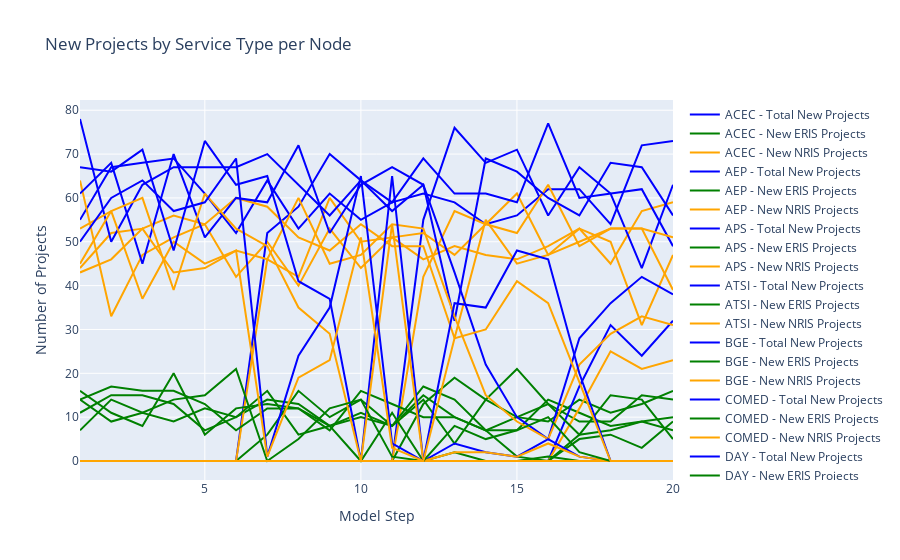
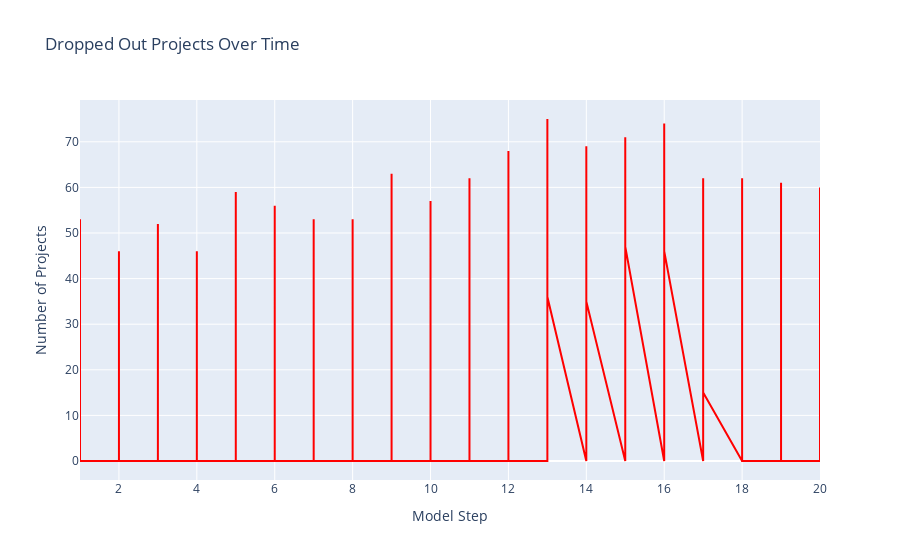
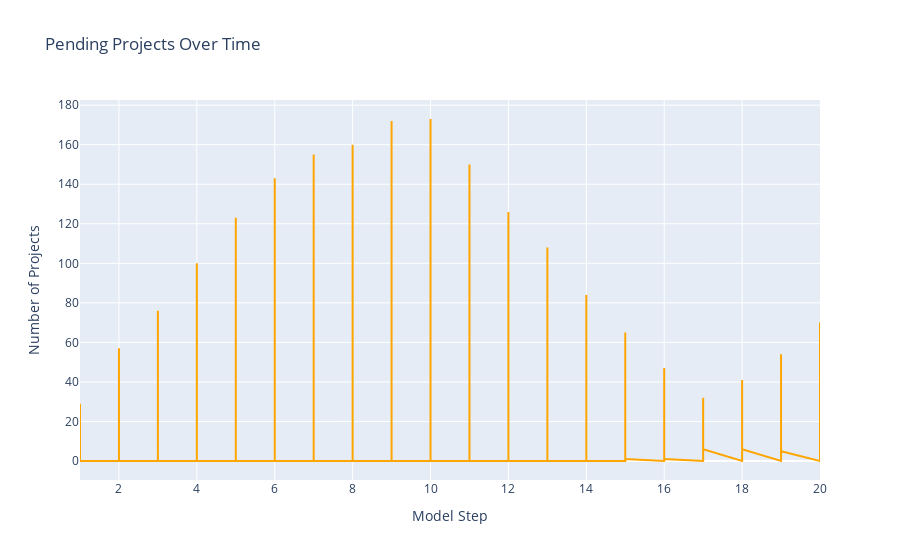
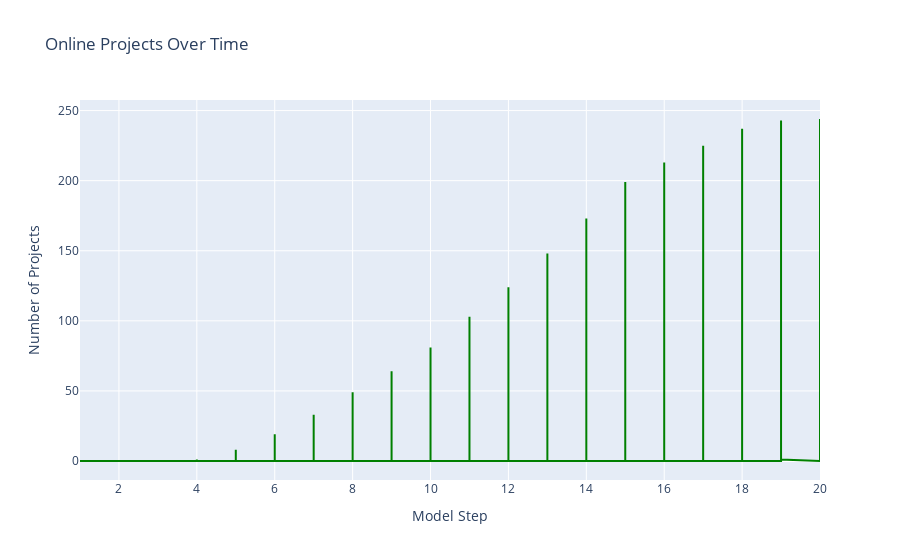

Notebook code cell kept with these figures, in order:
### Code cell
import pandas as pd
import plotly.graph_objects as go

# Load the CSV
df = pd.read_csv("node_round_summary.csv")

# Node mapping: numeric ID → actual name
node_map = {
    1: "ACEC", 2: "AEP", 3: "APS", 4: "ATSI", 5: "BGE",
    6: "COMED", 7: "DAY", 8: "DUKE", 9: "DOM", 10: "DPL",
    11: "DUQ", 12: "EKPC", 13: "JCPLC", 14: "MEC", 15: "OVEC",
    16: "PECO", 17: "PE", 18: "PEPCO", 19: "PSEG", 20: "REC"
}
node_colors = {
    "ACEC": "#1f77b4", "AEP": "#ff7f0e", "APS": "#2ca02c", "ATSI": "#000000", "BGE": "#9467bd",
    "COMED": "#8c564b", "DAY": "#e377c2", "DUKE": "#7f7f7f", "DOM": "#d62728", "DPL": "#17becf",
    "DUQ": "#aec7e8", "EKPC": "#ffbb78", "JCPLC": "#98df8a", "MEC": "#ff9896", "OVEC": "#c5b0d5",
    "PECO": "#c49c94", "PE": "#f7b6d2", "PEPCO": "#c7c7c7", "PSEG": "#dbdb8d", "REC": "#9edae5"
}


# Create a new column in your dataframe for names
df['node_name'] = df['node_id'].map(node_map)

# --- Projects by Service Type ---
fig_projects = go.Figure()
for node in df['node_name'].unique():
    node_df = df[df['node_name'] == node]
    
    fig_projects.add_trace(go.Scatter(
        x=node_df['model_step'],
        y=node_df['num_projects'],
        mode='lines',  # lines only
        name=f"{node} - Total New Projects",
        line=dict(color='blue')
    ))
    fig_projects.add_trace(go.Scatter(
        x=node_df['model_step'],
        y=node_df['new_eris_count'],
        mode='lines',
        name=f"{node} - New ERIS Projects",
        line=dict(color='green')
    ))
    fig_projects.add_trace(go.Scatter(
        x=node_df['model_step'],
        y=node_df['new_nris_count'],
        mode='lines',
        name=f"{node} - New NRIS Projects",
        line=dict(color='orange')
    ))

fig_projects.update_layout(
    title="New Projects by Service Type per Node",
    xaxis_title="Model Step",
    yaxis_title="Number of Projects"
)
fig_projects.show()

# -------------------------------
# Dropped Out Projects Over Time
fig_dropped = go.Figure()
fig_dropped.add_trace(go.Scatter(
    x=df['model_step'],
    y=df['new_dropped_out'],
    mode='lines',
    name='Dropped Out',
    line=dict(color='red')
))
fig_dropped.update_layout(
    title="Dropped Out Projects Over Time",
    xaxis_title="Model Step",
    yaxis_title="Number of Projects"
)
fig_dropped.show()

# -------------------------------
# Pending Projects Over Time
fig_pending = go.Figure()
fig_pending.add_trace(go.Scatter(
    x=df['model_step'],
    y=df['total_pending_count'],
    mode='lines',
    name='Pending',
    line=dict(color='orange')
))
fig_pending.update_layout(
    title="Pending Projects Over Time",
    xaxis_title="Model Step",
    yaxis_title="Number of Projects"
)
fig_pending.show()

# -------------------------------
# Online Projects Over Time
fig_online = go.Figure()
fig_online.add_trace(go.Scatter(
    x=df['model_step'],
    y=df['total_online_count'],
    mode='lines',
    name='Online',
    line=dict(color='green')
))
fig_online.update_layout(
    title="Online Projects Over Time",
    xaxis_title="Model Step",
    yaxis_title="Number of Projects"
)
fig_online.show()

# -------------------------------
# Available Capacity per Node
fig_available_capacity = go.Figure()
for node in df['node_name'].unique():
    node_df = df[df['node_name'] == node]
    fig_available_capacity.add_trace(go.Scatter(
        x=node_df['model_step'],
        y=node_df['available_capacity'],
        mode='lines',
        name=f"{node} - Available Capacity"
    ))
fig_available_capacity.update_layout(
    title="Available Capacity per Node",
    xaxis_title="Model Step",
    yaxis_title="MW"
)
fig_available_capacity.show()



# Example: Installed Capacity per Node, sorted by last value
# Get last value for each node
last_values = {}
for node in df['node_name'].unique():
    node_df = df[df['node_name'] == node]
    last_values[node] = node_df['installed_capacity'].iloc[-1]

# Sort nodes descending by last value
sorted_nodes = sorted(last_values, key=last_values.get, reverse=True)

# Create figure
fig_capacity = go.Figure()
for node in sorted_nodes:
    node_df = df[df['node_name'] == node]
    fig_capacity.add_trace(go.Scatter(
        x=node_df['model_step'],
        y=node_df['installed_capacity'],
        mode='lines',
        name=node,
        line=dict(color=node_colors[node], width=3)
    ))

fig_capacity.update_layout(
    title="Installed Capacity per Node",
    plot_bgcolor='white',
    paper_bgcolor='white',
    xaxis_title="Model Step",
    yaxis_title="MW"
)

fig_capacity.show()

# -------------------------------
# Congestion Indicator
fig_congestion = go.Figure()
for node in df['node_name'].unique():
    node_df = df[df['node_name'] == node]
    fig_congestion.add_trace(go.Scatter(
        x=node_df['model_step'],
        y=node_df['congestion_indicator'],
        mode='lines',
        name=f"{node} - Congestion"
    ))
fig_congestion.update_layout(
    title="Node Congestion Indicator Over Time",
    xaxis_title="Model Step",
    yaxis_title="Congestion Indicator"
)
fig_congestion.show()

# -------------------------------
# Average Assigned Costs
cost_cols = [
    "avg_cost_eris_dropped_out", "avg_cost_nris_dropped_out",
    "avg_cost_eris_pending", "avg_cost_nris_pending",
    "avg_cost_eris_online", "avg_cost_nris_online"
]
fig_costs = go.Figure()
for node in df['node_name'].unique():
    node_df = df[df['node_name'] == node]
    for col in cost_cols:
        fig_costs.add_trace(go.Scatter(
            x=node_df['model_step'],
            y=node_df[col],
            mode='lines',
            name=f"{node} - {col}"
        ))
fig_costs.update_layout(
    title="Average Assigned Costs per Status & Service Type",
    xaxis_title="Model Step",
    yaxis_title="Average Cost ($/MW)"
)
fig_costs.show()

# -------------------------------
# MW sums per status & service type
mw_cols = [
    "pending_eris_mw", "pending_nris_mw",
    "online_eris_mw", "online_nris_mw",
    "dropped_out_eris_mw", "dropped_out_nris_mw"
]
fig_mw = go.Figure()
for node in df['node_name'].unique():
    node_df = df[df['node_name'] == node]
    for col in mw_cols:
        fig_mw.add_trace(go.Scatter(
            x=node_df['model_step'],
            y=node_df[col],
            mode='lines',
            name=f"{node} - {col}"
        ))
fig_mw.update_layout(
    title="MW Sums per Status & Service Type",
    xaxis_title="Model Step",
    yaxis_title="MW"
)
fig_mw.show()

# -------------------------------
# Construction and Study Time
fig_time = go.Figure()
fig_time.add_trace(go.Scatter(
    x=df['model_step'],
    y=df['avg_construction_time'],
    mode='lines',
    name='Construction Time'
))
fig_time.add_trace(go.Scatter(
    x=df['model_step'],
    y=df['avg_study_time'],
    mode='lines',
    name='Study Time'
))
fig_time.update_layout(
    title="Construction and Study Time",
    xaxis_title="Model Step",
    yaxis_title="Years"
)
fig_time.show()
import pandas as pd
import plotly.express as px

import pandas as pd
import plotly.express as px

# Load your Excel file
df = pd.read_excel("node_states.xlsx")

# Group queued capacity by node
import pandas as pd
import plotly.express as px

# Load the Excel file
df = pd.read_excel("node_states.xlsx")

# Aggregate queued capacity by node
queued_by_node = df.groupby('name')['queued_mw'].sum().reset_index()

# Define node colors
node_colors = {
    "ACEC": "#1f77b4", "AEP": "#ff7f0e", "APS": "#2ca02c", "ATSI": "#000000", "BGE": "#9467bd",
    "COMED": "#8c564b", "DAY": "#e377c2", "DUKE": "#7f7f7f", "DOM": "#d62728", "DPL": "#17becf",
    "DUQ": "#aec7e8", "EKPC": "#ffbb78", "JCPLC": "#98df8a", "MEC": "#ff9896", "OVEC": "#c5b0d5",
    "PECO": "#c49c94", "PE": "#f7b6d2", "PEPCO": "#c7c7c7", "PSEG": "#dbdb8d", "REC": "#9edae5"
}

# Make a pie chart
fig = px.pie(
    queued_by_node,
    names='name',
    values='queued_mw',
    title='Queued Capacity by Node',
    color='name',
    color_discrete_map=node_colors
)

# Hide labels for slices <5%
total = queued_by_node['queued_mw'].sum()
labels = [
    f"{row['name']}: {int(row['queued_mw']/total*100)}%" if row['queued_mw']/total >= 0.05 else ""
    for _, row in queued_by_node.iterrows()
]

fig.update_traces(
    text=labels,
    textposition='inside',
    textinfo='text'  # show our custom labels only
)

# Optional: show legend for reference
fig.update_layout(
    showlegend=True,
    legend_title_text="Node"
)

fig.show()

### Figure 1 — Plotly figure (JSON) as saved in the notebook; plotly's stock layout.template omitted (floating-point values rounded to 4 significant figures)
{"data": [{"line": {"color": "blue"}, "mode": "lines", "name": "ACEC - Total New Projects", "type": "scatter", "x": [1, 2, 3, 4, 5, 6, 7, 8, 9, 10, 11, 12, 13, 14, 15, 16, 17, 18, 19, 20], "y": [0, 0, 0, 0, 0, 0, 0, 0, 0, 0, 0, 0, 0, 0, 0, 0, 0, 0, 0, 0]}, {"line": {"color": "green"}, "mode": "lines", "name": "ACEC - New ERIS Projects", "type": "scatter", "x": [1, 2, 3, 4, 5, 6, 7, 8, 9, 10, 11, 12, 13, 14, 15, 16, 17, 18, 19, 20], "y": [0, 0, 0, 0, 0, 0, 0, 0, 0, 0, 0, 0, 0, 0, 0, 0, 0, 0, 0, 0]}, {"line": {"color": "orange"}, "mode": "lines", "name": "ACEC - New NRIS Projects", "type": "scatter", "x": [1, 2, 3, 4, 5, 6, 7, 8, 9, 10, 11, 12, 13, 14, 15, 16, 17, 18, 19, 20], "y": [0, 0, 0, 0, 0, 0, 0, 0, 0, 0, 0, 0, 0, 0, 0, 0, 0, 0, 0, 0]}, {"line": {"color": "blue"}, "mode": "lines", "name": "AEP - Total New Projects", "type": "scatter", "x": [1, 2, 3, 4, 5, 6, 7, 8, 9, 10, 11, 12, 13, 14, 15, 16, 17, 18, 19, 20], "y": [55, 67, 68, 69, 61, 52, 64, 53, 61, 55, 59, 61, 59, 54, 56, 62, 62, 54, 72, 73]}, {"line": {"color": "green"}, "mode": "lines", "name": "AEP - New ERIS Projects", "type": "scatter", "x": [1, 2, 3, 4, 5, 6, 7, 8, 9, 10, 11, 12, 13, 14, 15, 16, 17, 18, 19, 20], "y": [11, 15, 15, 13, 7, 10, 14, 13, 8, 11, 8, 15, 10, 7, 10, 13, 9, 9, 15, 14]}, {"line": {"color": "orange"}, "mode": "lines", "name": "AEP - New NRIS Projects", "type": "scatter", "x": [1, 2, 3, 4, 5, 6, 7, 8, 9, 10, 11, 12, 13, 14, 15, 16, 17, 18, 19, 20], "y": [44, 52, 53, 56, 54, 42, 50, 40, 53, 44, 51, 46, 49, 47, 46, 49, 53, 45, 57, 59]}, {"line": {"color": "blue"}, "mode": "lines", "name": "APS - Total New Projects", "type": "scatter", "x": [1, 2, 3, 4, 5, 6, 7, 8, 9, 10, 11, 12, 13, 14, 15, 16, 17, 18, 19, 20], "y": [0, 0, 0, 0, 0, 0, 0, 0, 0, 0, 0, 55, 76, 68, 71, 56, 67, 61, 44, 63]}, {"line": {"color": "green"}, "mode": "lines", "name": "APS - New ERIS Projects", "type": "scatter", "x": [1, 2, 3, 4, 5, 6, 7, 8, 9, 10, 11, 12, 13, 14, 15, 16, 17, 18, 19, 20], "y": [0, 0, 0, 0, 0, 0, 0, 0, 0, 0, 0, 13, 19, 14, 10, 9, 14, 11, 13, 16]}, {"line": {"color": "orange"}, "mode": "lines", "name": "APS - New NRIS Projects", "type": "scatter", "x": [1, 2, 3, 4, 5, 6, 7, 8, 9, 10, 11, 12, 13, 14, 15, 16, 17, 18, 19, 20], "y": [0, 0, 0, 0, 0, 0, 0, 0, 0, 0, 0, 42, 57, 54, 61, 47, 53, 50, 31, 47]}, {"line": {"color": "blue"}, "mode": "lines", "name": "ATSI - Total New Projects", "type": "scatter", "x": [1, 2, 3, 4, 5, 6, 7, 8, 9, 10, 11, 12, 13, 14, 15, 16, 17, 18, 19, 20], "y": [0, 0, 0, 0, 0, 0, 52, 58, 70, 64, 59, 69, 61, 61, 59, 77, 60, 61, 62, 49]}, {"line": {"color": "green"}, "mode": "lines", "name": "ATSI - New ERIS Projects", "type": "scatter", "x": [1, 2, 3, 4, 5, 6, 7, 8, 9, 10, 11, 12, 13, 14, 15, 16, 17, 18, 19, 20], "y": [0, 0, 0, 0, 0, 0, 6, 16, 10, 14, 8, 17, 14, 7, 7, 14, 11, 8, 9, 10]}, {"line": {"color": "orange"}, "mode": "lines", "name": "ATSI - New NRIS Projects", "type": "scatter", "x": [1, 2, 3, 4, 5, 6, 7, 8, 9, 10, 11, 12, 13, 14, 15, 16, 17, 18, 19, 20], "y": [0, 0, 0, 0, 0, 0, 46, 42, 60, 50, 51, 52, 47, 54, 52, 63, 49, 53, 53, 39]}, {"line": {"color": "blue"}, "mode": "lines", "name": "BGE - Total New Projects", "type": "scatter", "x": [1, 2, 3, 4, 5, 6, 7, 8, 9, 10, 11, 12, 13, 14, 15, 16, 17, 18, 19, 20], "y": [0, 0, 0, 0, 0, 0, 0, 0, 0, 0, 0, 0, 0, 0, 0, 0, 17, 31, 24, 32]}, {"line": {"color": "green"}, "mode": "lines", "name": "BGE - New ERIS Projects", "type": "scatter", "x": [1, 2, 3, 4, 5, 6, 7, 8, 9, 10, 11, 12, 13, 14, 15, 16, 17, 18, 19, 20], "y": [0, 0, 0, 0, 0, 0, 0, 0, 0, 0, 0, 0, 0, 0, 0, 0, 5, 6, 3, 9]}, {"line": {"color": "orange"}, "mode": "lines", "name": "BGE - New NRIS Projects", "type": "scatter", "x": [1, 2, 3, 4, 5, 6, 7, 8, 9, 10, 11, 12, 13, 14, 15, 16, 17, 18, 19, 20], "y": [0, 0, 0, 0, 0, 0, 0, 0, 0, 0, 0, 0, 0, 0, 0, 0, 12, 25, 21, 23]}, {"line": {"color": "blue"}, "mode": "lines", "name": "COMED - Total New Projects", "type": "scatter", "x": [1, 2, 3, 4, 5, 6, 7, 8, 9, 10, 11, 12, 13, 14, 15, 16, 17, 18, 19, 20], "y": [78, 50, 63, 67, 67, 67, 70, 63, 56, 64, 57, 63, 32, 69, 66, 60, 56, 68, 67, 56]}, {"line": {"color": "green"}, "mode": "lines", "name": "COMED - New ERIS Projects", "type": "scatter", "x": [1, 2, 3, 4, 5, 6, 7, 8, 9, 10, 11, 12, 13, 14, 15, 16, 17, 18, 19, 20], "y": [14, 17, 16, 16, 13, 7, 12, 12, 8, 10, 8, 14, 4, 14, 21, 13, 6, 15, 14, 5]}, {"line": {"color": "orange"}, "mode": "lines", "name": "COMED - New NRIS Projects", "type": "scatter", "x": [1, 2, 3, 4, 5, 6, 7, 8, 9, 10, 11, 12, 13, 14, 15, 16, 17, 18, 19, 20], "y": [64, 33, 47, 51, 54, 60, 58, 51, 48, 54, 49, 49, 28, 55, 45, 47, 50, 53, 53, 51]}, {"line": {"color": "blue"}, "mode": "lines", "name": "DAY - Total New Projects", "type": "scatter", "x": [1, 2, 3, 4, 5, 6, 7, 8, 9, 10, 11, 12, 13, 14, 15, 16, 17, 18, 19, 20], "y": [0, 0, 0, 0, 0, 0, 0, 0, 0, 0, 0, 0, 0, 0, 0, 0, 0, 0, 0, 0]}, {"line": {"color": "green"}, "mode": "lines", "name": "DAY - New ERIS Projects", "type": "scatter", "x": [1, 2, 3, 4, 5, 6, 7, 8, 9, 10, 11, 12, 13, 14, 15, 16, 17, 18, 19, 20], "y": [0, 0, 0, 0, 0, 0, 0, 0, 0, 0, 0, 0, 0, 0, 0, 0, 0, 0, 0, 0]}, {"line": {"color": "orange"}, "mode": "lines", "name": "DAY - New NRIS Projects", "type": "scatter", "x": [1, 2, 3, 4, 5, 6, 7, 8, 9, 10, 11, 12, 13, 14, 15, 16, 17, 18, 19, 20], "y": [0, 0, 0, 0, 0, 0, 0, 0, 0, 0, 0, 0, 0, 0, 0, 0, 0, 0, 0, 0]}, {"line": {"color": "blue"}, "mode": "lines", "name": "DUKE - Total New Projects", "type": "scatter", "x": [1, 2, 3, 4, 5, 6, 7, 8, 9, 10, 11, 12, 13, 14, 15, 16, 17, 18, 19, 20], "y": [0, 0, 0, 0, 0, 0, 0, 0, 0, 0, 0, 0, 0, 0, 0, 0, 0, 0, 0, 0]}, {"line": {"color": "green"}, "mode": "lines", "name": "DUKE - New ERIS Projects", "type": "scatter", "x": [1, 2, 3, 4, 5, 6, 7, 8, 9, 10, 11, 12, 13, 14, 15, 16, 17, 18, 19, 20], "y": [0, 0, 0, 0, 0, 0, 0, 0, 0, 0, 0, 0, 0, 0, 0, 0, 0, 0, 0, 0]}, {"line": {"color": "orange"}, "mode": "lines", "name": "DUKE - New NRIS Projects", "type": "scatter", "x": [1, 2, 3, 4, 5, 6, 7, 8, 9, 10, 11, 12, 13, 14, 15, 16, 17, 18, 19, 20], "y": [0, 0, 0, 0, 0, 0, 0, 0, 0, 0, 0, 0, 0, 0, 0, 0, 0, 0, 0, 0]}, {"line": {"color": "blue"}, "mode": "lines", "name": "DOM - Total New Projects", "type": "scatter", "x": [1, 2, 3, 4, 5, 6, 7, 8, 9, 10, 11, 12, 13, 14, 15, 16, 17, 18, 19, 20], "y": [61, 68, 45, 70, 51, 60, 59, 72, 52, 63, 67, 63, 43, 22, 10, 5, 28, 36, 42, 38]}, {"line": {"color": "green"}, "mode": "lines", "name": "DOM - New ERIS Projects", "type": "scatter", "x": [1, 2, 3, 4, 5, 6, 7, 8, 9, 10, 11, 12, 13, 14, 15, 16, 17, 18, 19, 20], "y": [16, 11, 8, 20, 6, 12, 13, 12, 7, 16, 13, 10, 10, 7, 1, 0, 6, 7, 9, 7]}, {"line": {"color": "orange"}, "mode": "lines", "name": "DOM - New NRIS Projects", "type": "scatter", "x": [1, 2, 3, 4, 5, 6, 7, 8, 9, 10, 11, 12, 13, 14, 15, 16, 17, 18, 19, 20], "y": [45, 57, 37, 50, 45, 48, 46, 60, 45, 47, 54, 53, 33, 15, 9, 5, 22, 29, 33, 31]}, {"line": {"color": "blue"}, "mode": "lines", "name": "DPL - Total New Projects", "type": "scatter", "x": [1, 2, 3, 4, 5, 6, 7, 8, 9, 10, 11, 12, 13, 14, 15, 16, 17, 18, 19, 20], "y": [0, 0, 0, 0, 0, 0, 0, 0, 0, 0, 0, 0, 0, 0, 0, 0, 0, 0, 0, 0]}, {"line": {"color": "green"}, "mode": "lines", "name": "DPL - New ERIS Projects", "type": "scatter", "x": [1, 2, 3, 4, 5, 6, 7, 8, 9, 10, 11, 12, 13, 14, 15, 16, 17, 18, 19, 20], "y": [0, 0, 0, 0, 0, 0, 0, 0, 0, 0, 0, 0, 0, 0, 0, 0, 0, 0, 0, 0]}, {"line": {"color": "orange"}, "mode": "lines", "name": "DPL - New NRIS Projects", "type": "scatter", "x": [1, 2, 3, 4, 5, 6, 7, 8, 9, 10, 11, 12, 13, 14, 15, 16, 17, 18, 19, 20], "y": [0, 0, 0, 0, 0, 0, 0, 0, 0, 0, 0, 0, 0, 0, 0, 0, 0, 0, 0, 0]}, {"line": {"color": "blue"}, "mode": "lines", "name": "DUQ - Total New Projects", "type": "scatter", "x": [1, 2, 3, 4, 5, 6, 7, 8, 9, 10, 11, 12, 13, 14, 15, 16, 17, 18, 19, 20], "y": [0, 0, 0, 0, 0, 0, 0, 0, 0, 0, 0, 0, 0, 0, 0, 0, 0, 0, 0, 0]}, {"line": {"color": "green"}, "mode": "lines", "name": "DUQ - New ERIS Projects", "type": "scatter", "x": [1, 2, 3, 4, 5, 6, 7, 8, 9, 10, 11, 12, 13, 14, 15, 16, 17, 18, 19, 20], "y": [0, 0, 0, 0, 0, 0, 0, 0, 0, 0, 0, 0, 0, 0, 0, 0, 0, 0, 0, 0]}, {"line": {"color": "orange"}, "mode": "lines", "name": "DUQ - New NRIS Projects", "type": "scatter", "x": [1, 2, 3, 4, 5, 6, 7, 8, 9, 10, 11, 12, 13, 14, 15, 16, 17, 18, 19, 20], "y": [0, 0, 0, 0, 0, 0, 0, 0, 0, 0, 0, 0, 0, 0, 0, 0, 0, 0, 0, 0]}, {"line": {"color": "blue"}, "mode": "lines", "name": "EKPC - Total New Projects", "type": "scatter", "x": [1, 2, 3, 4, 5, 6, 7, 8, 9, 10, 11, 12, 13, 14, 15, 16, 17, 18, 19, 20], "y": [0, 0, 0, 0, 0, 0, 0, 0, 0, 0, 0, 0, 0, 0, 0, 0, 0, 0, 0, 0]}, {"line": {"color": "green"}, "mode": "lines", "name": "EKPC - New ERIS Projects", "type": "scatter", "x": [1, 2, 3, 4, 5, 6, 7, 8, 9, 10, 11, 12, 13, 14, 15, 16, 17, 18, 19, 20], "y": [0, 0, 0, 0, 0, 0, 0, 0, 0, 0, 0, 0, 0, 0, 0, 0, 0, 0, 0, 0]}, {"line": {"color": "orange"}, "mode": "lines", "name": "EKPC - New NRIS Projects", "type": "scatter", "x": [1, 2, 3, 4, 5, 6, 7, 8, 9, 10, 11, 12, 13, 14, 15, 16, 17, 18, 19, 20], "y": [0, 0, 0, 0, 0, 0, 0, 0, 0, 0, 0, 0, 0, 0, 0, 0, 0, 0, 0, 0]}, {"line": {"color": "blue"}, "mode": "lines", "name": "JCPLC - Total New Projects", "type": "scatter", "x": [1, 2, 3, 4, 5, 6, 7, 8, 9, 10, 11, 12, 13, 14, 15, 16, 17, 18, 19, 20], "y": [0, 0, 0, 0, 0, 0, 0, 0, 0, 0, 0, 0, 0, 0, 0, 0, 0, 0, 0, 0]}, {"line": {"color": "green"}, "mode": "lines", "name": "JCPLC - New ERIS Projects", "type": "scatter", "x": [1, 2, 3, 4, 5, 6, 7, 8, 9, 10, 11, 12, 13, 14, 15, 16, 17, 18, 19, 20], "y": [0, 0, 0, 0, 0, 0, 0, 0, 0, 0, 0, 0, 0, 0, 0, 0, 0, 0, 0, 0]}, {"line": {"color": "orange"}, "mode": "lines", "name": "JCPLC - New NRIS Projects", "type": "scatter", "x": [1, 2, 3, 4, 5, 6, 7, 8, 9, 10, 11, 12, 13, 14, 15, 16, 17, 18, 19, 20], "y": [0, 0, 0, 0, 0, 0, 0, 0, 0, 0, 0, 0, 0, 0, 0, 0, 0, 0, 0, 0]}, {"line": {"color": "blue"}, "mode": "lines", "name": "MEC - Total New Projects", "type": "scatter", "x": [1, 2, 3, 4, 5, 6, 7, 8, 9, 10, 11, 12, 13, 14, 15, 16, 17, 18, 19, 20], "y": [0, 0, 0, 0, 0, 0, 0, 0, 0, 0, 0, 0, 0, 0, 0, 0, 0, 0, 0, 0]}, {"line": {"color": "green"}, "mode": "lines", "name": "MEC - New ERIS Projects", "type": "scatter", "x": [1, 2, 3, 4, 5, 6, 7, 8, 9, 10, 11, 12, 13, 14, 15, 16, 17, 18, 19, 20], "y": [0, 0, 0, 0, 0, 0, 0, 0, 0, 0, 0, 0, 0, 0, 0, 0, 0, 0, 0, 0]}, {"line": {"color": "orange"}, "mode": "lines", "name": "MEC - New NRIS Projects", "type": "scatter", "x": [1, 2, 3, 4, 5, 6, 7, 8, 9, 10, 11, 12, 13, 14, 15, 16, 17, 18, 19, 20], "y": [0, 0, 0, 0, 0, 0, 0, 0, 0, 0, 0, 0, 0, 0, 0, 0, 0, 0, 0, 0]}, {"line": {"color": "blue"}, "mode": "lines", "name": "OVEC - Total New Projects", "type": "scatter", "x": [1, 2, 3, 4, 5, 6, 7, 8, 9, 10, 11, 12, 13, 14, 15, 16, 17, 18, 19, 20], "y": [0, 0, 0, 0, 0, 0, 0, 0, 0, 0, 0, 0, 0, 0, 0, 0, 0, 0, 0, 0]}, {"line": {"color": "green"}, "mode": "lines", "name": "OVEC - New ERIS Projects", "type": "scatter", "x": [1, 2, 3, 4, 5, 6, 7, 8, 9, 10, 11, 12, 13, 14, 15, 16, 17, 18, 19, 20], "y": [0, 0, 0, 0, 0, 0, 0, 0, 0, 0, 0, 0, 0, 0, 0, 0, 0, 0, 0, 0]}, {"line": {"color": "orange"}, "mode": "lines", "name": "OVEC - New NRIS Projects", "type": "scatter", "x": [1, 2, 3, 4, 5, 6, 7, 8, 9, 10, 11, 12, 13, 14, 15, 16, 17, 18, 19, 20], "y": [0, 0, 0, 0, 0, 0, 0, 0, 0, 0, 0, 0, 0, 0, 0, 0, 0, 0, 0, 0]}, {"line": {"color": "blue"}, "mode": "lines", "name": "PECO - Total New Projects", "type": "scatter", "x": [1, 2, 3, 4, 5, 6, 7, 8, 9, 10, 11, 12, 13, 14, 15, 16, 17, 18, 19, 20], "y": [67, 66, 71, 48, 73, 63, 65, 41, 37, 0, 65, 0, 0, 0, 0, 0, 0, 0, 0, 0]}, {"line": {"color": "green"}, "mode": "lines", "name": "PECO - New ERIS Projects", "type": "scatter", "x": [1, 2, 3, 4, 5, 6, 7, 8, 9, 10, 11, 12, 13, 14, 15, 16, 17, 18, 19, 20], "y": [14, 9, 11, 9, 12, 10, 16, 6, 8, 0, 11, 0, 0, 0, 0, 0, 0, 0, 0, 0]}, {"line": {"color": "orange"}, "mode": "lines", "name": "PECO - New NRIS Projects", "type": "scatter", "x": [1, 2, 3, 4, 5, 6, 7, 8, 9, 10, 11, 12, 13, 14, 15, 16, 17, 18, 19, 20], "y": [53, 57, 60, 39, 61, 53, 49, 35, 29, 0, 54, 0, 0, 0, 0, 0, 0, 0, 0, 0]}, {"line": {"color": "blue"}, "mode": "lines", "name": "PE - Total New Projects", "type": "scatter", "x": [1, 2, 3, 4, 5, 6, 7, 8, 9, 10, 11, 12, 13, 14, 15, 16, 17, 18, 19, 20], "y": [0, 0, 0, 0, 0, 0, 0, 0, 0, 0, 0, 0, 4, 2, 1, 5, 1, 0, 0, 0]}, {"line": {"color": "green"}, "mode": "lines", "name": "PE - New ERIS Projects", "type": "scatter", "x": [1, 2, 3, 4, 5, 6, 7, 8, 9, 10, 11, 12, 13, 14, 15, 16, 17, 18, 19, 20], "y": [0, 0, 0, 0, 0, 0, 0, 0, 0, 0, 0, 0, 2, 0, 0, 1, 0, 0, 0, 0]}, {"line": {"color": "orange"}, "mode": "lines", "name": "PE - New NRIS Projects", "type": "scatter", "x": [1, 2, 3, 4, 5, 6, 7, 8, 9, 10, 11, 12, 13, 14, 15, 16, 17, 18, 19, 20], "y": [0, 0, 0, 0, 0, 0, 0, 0, 0, 0, 0, 0, 2, 2, 1, 4, 1, 0, 0, 0]}, {"line": {"color": "blue"}, "mode": "lines", "name": "PEPCO - Total New Projects", "type": "scatter", "x": [1, 2, 3, 4, 5, 6, 7, 8, 9, 10, 11, 12, 13, 14, 15, 16, 17, 18, 19, 20], "y": [0, 0, 0, 0, 0, 0, 0, 0, 0, 0, 0, 0, 0, 0, 0, 0, 0, 0, 0, 0]}, {"line": {"color": "green"}, "mode": "lines", "name": "PEPCO - New ERIS Projects", "type": "scatter", "x": [1, 2, 3, 4, 5, 6, 7, 8, 9, 10, 11, 12, 13, 14, 15, 16, 17, 18, 19, 20], "y": [0, 0, 0, 0, 0, 0, 0, 0, 0, 0, 0, 0, 0, 0, 0, 0, 0, 0, 0, 0]}, {"line": {"color": "orange"}, "mode": "lines", "name": "PEPCO - New NRIS Projects", "type": "scatter", "x": [1, 2, 3, 4, 5, 6, 7, 8, 9, 10, 11, 12, 13, 14, 15, 16, 17, 18, 19, 20], "y": [0, 0, 0, 0, 0, 0, 0, 0, 0, 0, 0, 0, 0, 0, 0, 0, 0, 0, 0, 0]}, {"line": {"color": "blue"}, "mode": "lines", "name": "PSEG - Total New Projects", "type": "scatter", "x": [1, 2, 3, 4, 5, 6, 7, 8, 9, 10, 11, 12, 13, 14, 15, 16, 17, 18, 19, 20], "y": [50, 60, 64, 57, 59, 69, 1, 24, 35, 65, 4, 0, 0, 0, 0, 0, 0, 0, 0, 0]}, {"line": {"color": "green"}, "mode": "lines", "name": "PSEG - New ERIS Projects", "type": "scatter", "x": [1, 2, 3, 4, 5, 6, 7, 8, 9, 10, 11, 12, 13, 14, 15, 16, 17, 18, 19, 20], "y": [7, 14, 11, 14, 15, 21, 0, 5, 12, 14, 1, 0, 0, 0, 0, 0, 0, 0, 0, 0]}, {"line": {"color": "orange"}, "mode": "lines", "name": "PSEG - New NRIS Projects", "type": "scatter", "x": [1, 2, 3, 4, 5, 6, 7, 8, 9, 10, 11, 12, 13, 14, 15, 16, 17, 18, 19, 20], "y": [43, 46, 53, 43, 44, 48, 1, 19, 23, 51, 3, 0, 0, 0, 0, 0, 0, 0, 0, 0]}, {"line": {"color": "blue"}, "mode": "lines", "name": "REC - Total New Projects", "type": "scatter", "x": [1, 2, 3, 4, 5, 6, 7, 8, 9, 10, 11, 12, 13, 14, 15, 16, 17, 18, 19, 20], "y": [0, 0, 0, 0, 0, 0, 0, 0, 0, 0, 0, 0, 36, 35, 48, 46, 20, 0, 0, 0]}, {"line": {"color": "green"}, "mode": "lines", "name": "REC - New ERIS Projects", "type": "scatter", "x": [1, 2, 3, 4, 5, 6, 7, 8, 9, 10, 11, 12, 13, 14, 15, 16, 17, 18, 19, 20], "y": [0, 0, 0, 0, 0, 0, 0, 0, 0, 0, 0, 0, 8, 5, 7, 10, 2, 0, 0, 0]}, {"line": {"color": "orange"}, "mode": "lines", "name": "REC - New NRIS Projects", "type": "scatter", "x": [1, 2, 3, 4, 5, 6, 7, 8, 9, 10, 11, 12, 13, 14, 15, 16, 17, 18, 19, 20], "y": [0, 0, 0, 0, 0, 0, 0, 0, 0, 0, 0, 0, 28, 30, 41, 36, 18, 0, 0, 0]}], "layout": {"title": {"text": "New Projects by Service Type per Node"}, "xaxis": {"title": {"text": "Model Step"}}, "yaxis": {"title": {"text": "Number of Projects"}}}}

### Figure 2 — Plotly figure (JSON) as saved in the notebook; plotly's stock layout.template omitted (floating-point values rounded to 4 significant figures; data arrays with more than 128 entries replaced by an {"elided": "..."} marker saying what was removed)
{"data": [{"line": {"color": "red"}, "mode": "lines", "name": "Dropped Out", "type": "scatter", "x": {"elided": "400 int values"}, "y": {"elided": "400 int values"}}], "layout": {"title": {"text": "Dropped Out Projects Over Time"}, "xaxis": {"title": {"text": "Model Step"}}, "yaxis": {"title": {"text": "Number of Projects"}}}}

### Figure 3 — Plotly figure (JSON) as saved in the notebook; plotly's stock layout.template omitted (floating-point values rounded to 4 significant figures; data arrays with more than 128 entries replaced by an {"elided": "..."} marker saying what was removed)
{"data": [{"line": {"color": "orange"}, "mode": "lines", "name": "Pending", "type": "scatter", "x": {"elided": "400 int values"}, "y": {"elided": "400 int values"}}], "layout": {"title": {"text": "Pending Projects Over Time"}, "xaxis": {"title": {"text": "Model Step"}}, "yaxis": {"title": {"text": "Number of Projects"}}}}

### Figure 4 — Plotly figure (JSON) as saved in the notebook; plotly's stock layout.template omitted (floating-point values rounded to 4 significant figures; data arrays with more than 128 entries replaced by an {"elided": "..."} marker saying what was removed)
{"data": [{"line": {"color": "green"}, "mode": "lines", "name": "Online", "type": "scatter", "x": {"elided": "400 int values"}, "y": {"elided": "400 int values"}}], "layout": {"title": {"text": "Online Projects Over Time"}, "xaxis": {"title": {"text": "Model Step"}}, "yaxis": {"title": {"text": "Number of Projects"}}}}
